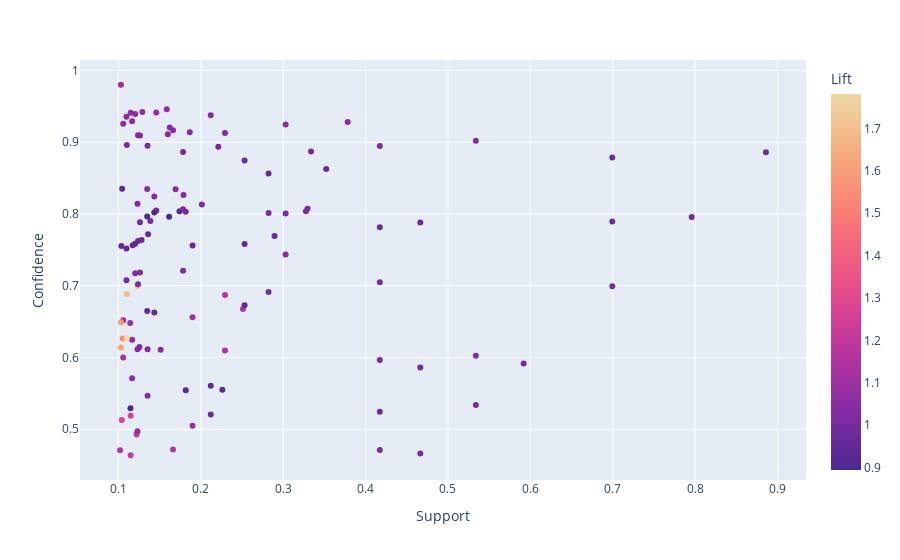

Notebook cell for this chart:
### Code cell
fig = px.scatter(rules_df, x="Support", y="Confidence", color="Lift", 
                 hover_data =["LHS","RHS"], color_continuous_scale="agsunset")
fig.show()
